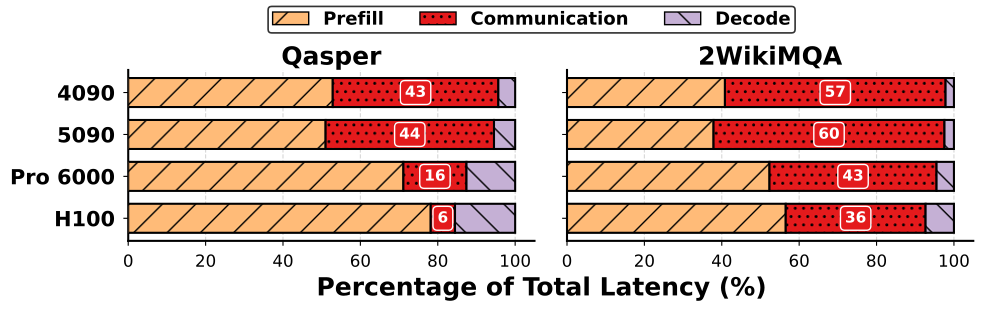

Reproduce this figure in Python.
import pandas as pd
import numpy as np
import matplotlib.pyplot as plt
from matplotlib.patches import Patch

# ================= 配置参数 (参考 bandwidth_latency_breakdown.py) =================
plt.rcParams.update({
    "font.size": 12,
    "font.family": "DejaVu Sans",
    "axes.linewidth": 1.5,
    "figure.dpi": 300,
    "savefig.dpi": 600,
    "savefig.bbox": "tight",
    "xtick.major.pad": 6,
    "ytick.major.pad": 6,
})

# 纹理样式
HATCH_PREFILL = '/'
HATCH_COMM = '..'
HATCH_DECODE = '\\'

# 颜色配置 (参考参考代码的色板)
COLOR_PREFILL = '#FFBB78'  # Grey-ish
COLOR_COMM = '#e41a1c'     # Purple-ish
COLOR_DECODE = '#C5B0D5'   # Grey-ish

COLORS = [COLOR_PREFILL, COLOR_COMM, COLOR_DECODE]
HATCHES = [HATCH_PREFILL, HATCH_COMM, HATCH_DECODE]
LABELS = ['Prefill', 'Transmission', 'Decode']
COLUMNS = ['Prefill', 'Transmission', 'Decode']

# 纵向柱子间距控制参数 (1.0 为默认间距，小于1.0更紧凑，大于1.0更稀疏)
Y_AXIS_SPACING = 0.65 
BAR_HEIGHT = 0.45

# 最小显示宽度 (5%)
MIN_DISPLAY_WIDTH = 0.01

import matplotlib.ticker as mtick

def adjust_ratios_for_min_width(ratios, min_width):
    """
    调整比例列表，确保非零元素的最小宽度为 min_width。
    不足的部分由其他非零且不需要拉伸的阶段平分扣除。
    """
    ratios = np.array(ratios)
    # 找出需要拉伸的阶段 (0 < ratio < min_width)
    small_mask = (ratios > 0) & (ratios < min_width)
    
    if not np.any(small_mask):
        return ratios

    # 计算总共缺少的宽度
    current_small_vals = ratios[small_mask]
    needed_total = np.sum(min_width - current_small_vals)
    
    # 找出可以贡献宽度的阶段 (即不需要拉伸且大于0的阶段)
    donor_mask = (~small_mask) & (ratios > 0)
    
    if not np.any(donor_mask):
        # 如果没有可以贡献的阶段，直接返回（或者只能归一化，这里保持原样）
        return ratios
        
    # 计算每个贡献者需要减少的量 (平分)
    num_donors = np.sum(donor_mask)
    reduction_per_donor = needed_total / num_donors
    
    new_ratios = ratios.copy()
    
    # 将小阶段设置为最小宽度
    new_ratios[small_mask] = min_width
    
    # 减少贡献者的宽度
    new_ratios[donor_mask] -= reduction_per_donor
    
    # 防止减过头变成负数 (简单截断为0，虽然理论上应该递归调整，但在当前场景下通常够用)
    new_ratios[new_ratios < 0] = 0
    
    return new_ratios

def plot_panel(ax, csv_path, title):
    # 读取数据
    df = pd.read_csv(csv_path)
    
    # 为了让表格第一行显示在最上面，我们需要反转数据顺序（因为barh是从下往上画的）
    df = df.iloc[::-1].reset_index(drop=True)
    
    devices = df['Device'].tolist()
    # 应用间距参数
    y_pos = np.arange(len(devices)) * Y_AXIS_SPACING
    
    # 计算总数值用于归一化
    total_latency = df[COLUMNS].sum(axis=1).values
    
    # --- 预计算和调整比例 ---
    # 1. 计算原始比例矩阵 (Rows: Devices, Cols: Stages)
    raw_ratios_list = []
    for col in COLUMNS:
        raw_ratios_list.append(df[col].values / total_latency)
    # 转置为 (Devices, Stages)
    ratios_matrix = np.array(raw_ratios_list).T
    
    # 2. 对每一行(每个设备)进行调整
    adjusted_ratios_matrix = np.zeros_like(ratios_matrix)
    for i in range(ratios_matrix.shape[0]):
        adjusted_ratios_matrix[i] = adjust_ratios_for_min_width(ratios_matrix[i], MIN_DISPLAY_WIDTH)
    
    # --- 绘图 ---
    # 初始化 left 偏移量
    left_offsets = np.zeros(len(devices))
    
    # 循环绘制每一层 (Prefill, Communication, Decode)
    for i, col in enumerate(COLUMNS):
        # 使用调整后的比例进行绘图
        ratios = adjusted_ratios_matrix[:, i]
        # 使用原始比例进行文本显示
        orig_ratios = ratios_matrix[:, i]
        
        ax.barh(y_pos, ratios, left=left_offsets, height=BAR_HEIGHT,
                color=COLORS[i], edgecolor='black', hatch=HATCHES[i], 
                linewidth=1.5, zorder=3, label=LABELS[i] if i < 3 else "")
        
        # 添加内部百分比标签 (带边框矩形)
        for j, (ratio, orig_ratio) in enumerate(zip(ratios, orig_ratios)):
            # 只有当原始比例大于0时才显示 (或者设置一个很小的阈值)
            if ratio > 0.005 and col == 'Transmission': 
                # Determine colors based on component
                text_color = 'white' if i == 1 else 'black'
                edge_color = 'white' if i == 1 else 'black'

                # 文本显示原始比例
                pct_text = f"{orig_ratio*100:.0f}"
                if pct_text == "0" and orig_ratio > 0:
                     pct_text = "<1"

                ax.text(left_offsets[j] + ratio/2, y_pos[j], pct_text, 
                        ha='center', va='center', fontsize=11, fontweight='bold', color=text_color,
                        bbox=dict(facecolor=COLORS[i], edgecolor=edge_color, boxstyle='round,pad=0.3', alpha=1.0),
                        zorder=4)
        
        left_offsets += ratios

    # 设置轴标签和样式
    ax.set_yticks(y_pos)
    # 只有左侧图 (title包含Qasper) 显示Y轴标签，或者通过参数控制
    if "Qasper" in title:
        ax.set_yticklabels(devices, fontsize=12, fontweight='bold')
    else:
        ax.set_yticklabels([]) # 隐藏右侧图的Y轴标签
    ax.set_title(title, fontsize=14, fontweight='bold', pad=10, loc='center', y=0.95, x=0.5)
    
    # 调整Y轴范围以适应新的间距
    margin = BAR_HEIGHT
    if len(y_pos) > 0:
        ax.set_ylim(min(y_pos) - 0.35, max(y_pos) + 0.35)
    
    # 样式调整：去边框，加网格
    ax.spines['top'].set_visible(False)
    ax.spines['right'].set_visible(False)
    ax.grid(axis='x', linestyle='--', alpha=0.5, zorder=0)
    
    # 设置X轴为百分比格式，但不显示%号，数值为 0-100
    ax.set_xlim(0, 1.05)
    ax.xaxis.set_major_formatter(mtick.FuncFormatter(lambda x, pos: f'{int(x*100)}'))

def main():
    # 文件路径
    file_qasper = "qasper.csv"
    file_wiki = "2wikimqa.csv"
    
    # 创建画布
    fig, (ax1, ax2) = plt.subplots(1, 2, figsize=(10, 3))
    
    # 绘制左图 (Qasper)
    plot_panel(ax1, file_qasper, "Qasper")
    ax1.title.set_fontsize(18)
    ax1.tick_params(axis='y', labelsize=15)

    # 绘制右图 (2WikiMQA)
    plot_panel(ax2, file_wiki, "2WikiMQA")
    ax2.title.set_fontsize(18)
    ax2.tick_params(axis='y', labelsize=15)
    
    # 设置公共 X 轴标签
    fig.supxlabel("Percentage of Total Latency (%)", fontweight='bold', fontsize=18, y=-0.02, x=0.55)
    
    # 创建图例 (手动创建 Patch 以保证样式一致)
    legend_handles = [
        Patch(facecolor=COLORS[0], edgecolor='black', hatch=HATCHES[0], label='Prefill'),
        Patch(facecolor=COLORS[1], edgecolor='black', hatch=HATCHES[1], label='Communication'),
        Patch(facecolor=COLORS[2], edgecolor='black', hatch=HATCHES[2], label='Decode')
    ]
    
    # 将图例放在顶部居中
    leg = fig.legend(handles=legend_handles, loc='upper center', 
               bbox_to_anchor=(0.54, 0.98), ncol=3, 
               frameon=True, prop={'size': 13, 'weight': 'bold'}, fancybox=True, borderpad=0.05)
    
    # 设置图例边框样式 (类似小矩形的圆角)
    leg.get_frame().set_boxstyle("round,pad=0.2")
    leg.get_frame().set_linewidth(1.2)
    leg.get_frame().set_edgecolor("black")
    
    plt.tight_layout()
    plt.subplots_adjust(top=0.75, bottom=0.18, wspace=0.08) 
    # 保存图片
    output_filename = "bottleneck_breakdown.pdf"
    plt.savefig(output_filename, bbox_inches='tight')
    print(f"Plot generated: {output_filename}")

if __name__ == "__main__":
    main()
